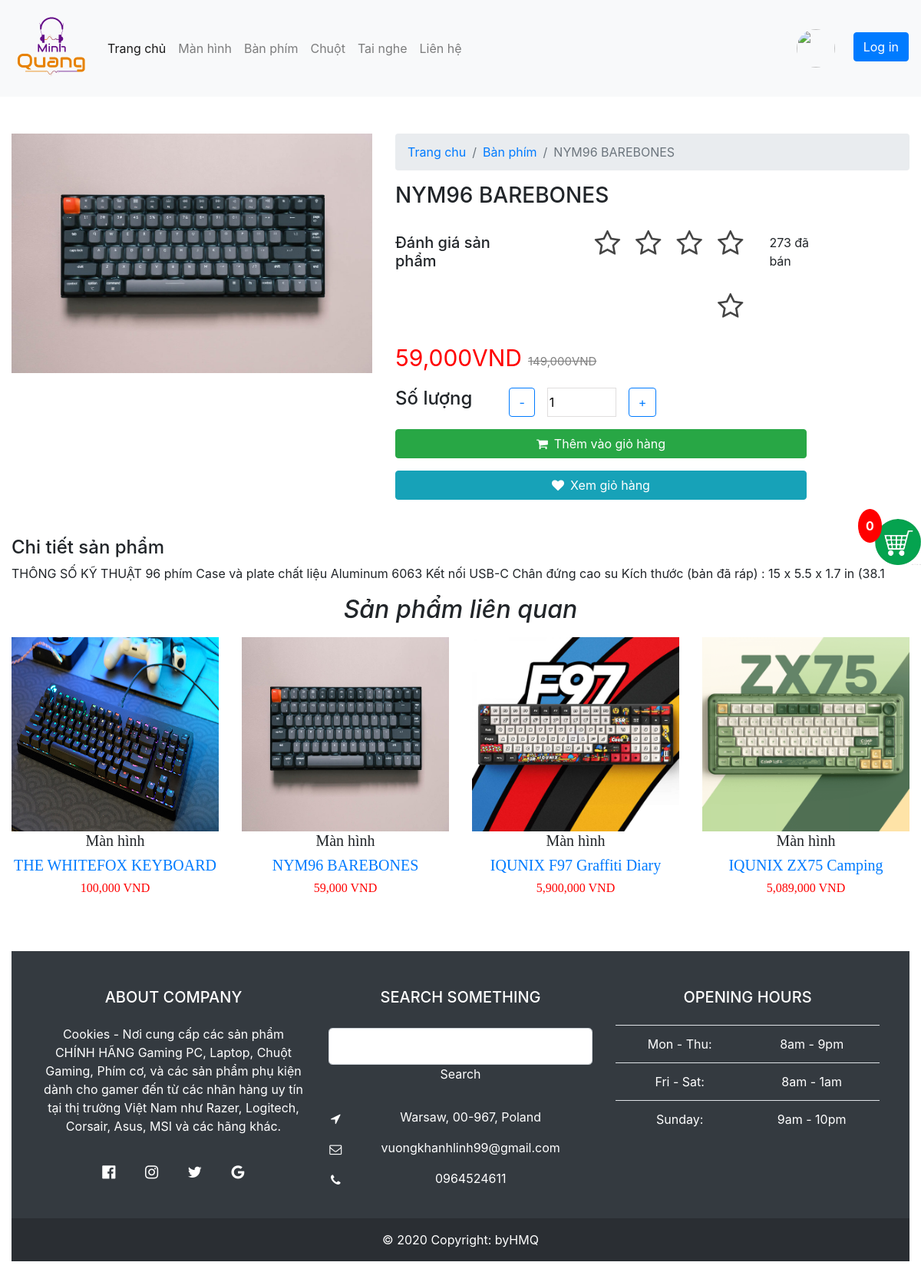
The app's page /detail.php?id=4 with its own data.
### tables this page shows
CREATE TABLE `category` (
  `id` int(11) NOT NULL,
  `name` varchar(100) NOT NULL
);

CREATE TABLE `product` (
  `id` int(11) NOT NULL,
  `title` varchar(250) DEFAULT NULL,
  `price` int(11) DEFAULT NULL,
  `discount` int(11) DEFAULT NULL,
  `category_id` int(11) DEFAULT NULL,
  `thumbnail` varchar(350) DEFAULT NULL,
  `description` varchar(150) DEFAULT NULL,
  `created_at` datetime DEFAULT NULL,
  `updated_at` datetime DEFAULT NULL,
  `deleted` int(11) DEFAULT NULL
);

### Database/dbhelper.php (called while the page is built, shortened)
<?php
function executeResult($sql, $isSingle = false)
{
    $data = null;
    $conn = mysqli_connect(HOST, USERNAME, PASSWORD, DATABASE);
    mysqli_set_charset($conn, 'utf8');
    $resultset = mysqli_query($conn, $sql);
    if ($isSingle) {
        $data = mysqli_fetch_array($resultset, 1);
    } else {
        while (($row = mysqli_fetch_array($resultset, 1)) != null) {
            $data[] = $row;
        }
    }
    return $data;
}

### utils/utility.php (called while the page is built, shortened)
<?php
    function getCookie($key){
        $value = '';
        return trim($value);
    }
    function getUserToken(){
        $token = getCookie('token');
        $sql = "Select * from tokens where token = '$token'";
        $item = executeResult($sql,true);
        return null;
    }
?>

### detail.php (the view, shortened to what this page needs)
<?php
require_once ("layouts/header.php");
$productId = getGet('id');
$sql =  "Select product.*,category.name as category_name from product left join category on product.category_id = category.id where product.id = $productId";
$product  = executeResult($sql,true);
$category_id = $product['category_id'];
$sql = "select product.*,category.name as category_name from product left join category on product.category_id = category_id where product.category_id = $category_id limit 0,4";
$relatedProduct = executeResult($sql);
?>
<div class="container-fluid mt-5 mb-5 ">
    <div class="row">
        <div class="col-md-5">
            <img style="width: 100%;" src="<?=$product['thumbnail']?>" alt="">
        </div>
        <div class="col-md-7">
            <nav aria-label="breadcrumb">
                <ol class="breadcrumb">
                    <li class="breadcrumb-item"><a href="index.php">Trang chu</a></li>
                    <li class="breadcrumb-item"><a
                            href="category.php?id=<?=$product['category_id']?>"><?=$product['category_name']?></a></li>
                    <li class="breadcrumb-item active" aria-current="page"><?=$product['title']?></li>
                </ol>
            </nav>
            <h3 class="mb-2">
                <?=$product['title']?>
            </h3>
            <div class="stars">
                <h5 class="mt-4 mr-4">Đánh giá sản phẩm</h5>
                <form action="">
                    <label class="star star-5" for="star-5"></label>
                    <label class="star star-4" for="star-4"></label>
                    <label class="star star-3" for="star-3"></label>
                    <label class="star star-2" for="star-2"></label>
                    <label class="star star-1" for="star-1"></label>
                </form>
                <p class="mt-4 ml-4">
                    <?=rand(100,400)?> đã bán
                </p>
            </div>
            <div class="price">
                <p style="font-size:30px;color:red;"><?=number_format($product['discount'])?>VND</p>
                <p class="mt-3 ml-2" style="font-size:15px;color:grey;text-decoration:line-through">
                    <?=number_format($product['price'])?>VND
                </p>
            </div>
            <div class="amount">
                <p class="mr-5 h4">Số lượng</p>
                <button onclick="addMoreCart(-1)" type="button"
                    class="minusAmount btn btn-outline-primary mr-3">-</button>
                <input type="number" name="num" id="" value="1"
                    style="max-width: 90px;border: solid #e0dede 1px; border-radius: 0px;" onchange="fixCartNum()"
                    class="amountNumber">
                <button onclick="addMoreCart(1)" type="button"
                    class="btn btn-outline-primary plusAmount ml-3">+</button>
            </div>
            <button onclick="addCart(<?=$product['id']?>,$('[name=num]').val())" style="width: 80%;margin:auto"
                type="button" class="btn btn-success mt-3"><i class="fa fa-shopping-cart mr-2"
                    aria-hidden="true"></i>Thêm vào giỏ
                hàng</button>
            <a href="cart.php"><button style="width: 80%;margin:auto" type="button" class="btn btn-info mt-3"><i
                        class="fa fa-heart mr-2" aria-hidden="true"></i>Xem giỏ hàng</button></a>
        </div>
    </div>
</div>
<div class="container-fluid">
    <h4>Chi tiết sản phẩm </h4>
    <?=$product['description']?>
</div>
<h2 class="text-center mt-3 mb-3 font-italic">Sản phẩm liên quan </h2>
<div class="container-fluid">
    <div class="row">
        <?php
        foreach ($relatedProduct as $item){
            echo '<div class="col-md-4 col-sm-6 col-lg-3 product_item ">
            <a href="detail.php?id='.$item['id'].'"><img style="width:100%; height:70%" src="'.$item['thumbnail'].'" alt=""></a>
            <p style="font-weight; font-family: Calibri;" class="text-center h5 ">'.$item['category_name'].'</p>
            <a href="detail.php?id='.$item['id'].'"><p style="font-weight;font-family: Calibri;"  class="text-center h5">'.$item['title'].'</p></a>
            <p style="font-family: Calibri;color:red ;" class="text-center h6">'.number_format($item['discount']).' VND</p>
                    </div>';
        }
        ?>
    </div>
</div>
<?php
require_once('layouts/footer.php');
?>

### layouts/header.php (shortened to what this page needs)
<?php
require_once('utils/utility.php');
require_once('Database/dbhelper.php');
$user = getUserToken();
$sql =  "select * from category";
$menuItem = executeResult($sql);
?>
<!DOCTYPE html>
<html lang="en">
<head>
    <link rel="stylesheet" href="https://maxcdn.bootstrapcdn.com/font-awesome/4.7.0/css/font-awesome.min.css" />
    <link rel="stylesheet" href="https://stackpath.bootstrapcdn.com/bootstrap/4.3.1/css/bootstrap.min.css"
 />
</head>
<body>
    <nav class="navbar navbar-expand-lg navbar-light bg-light">
        <a class="navbar-brand" href="index.php"><img style="height: 100px;"
                src="./asset/photo/logo_headphone_removebg.png" alt=""></a>
        <div class="collapse navbar-collapse" id="navbarNavAltMarkup">
            <div class="navbar-nav">
                <a class="nav-item nav-link active" href="index.php">Trang chủ </a>
                <?php
               foreach ($menuItem as $item){
                echo '<a class="nav-item nav-link" href="category.php?id='.$item['id'].'">'.$item[  'name'].'</a>';
               }
               ?>
                <a href="contact.php" class="nav-item nav-link">Liên hệ</a>
            </div>
        </div>
        <div class="nav-item d-flex align-items-right">
            <img class="mr-2" style="width: 50px;height:50px;border-radius:80%"
                src="https://cdn4.iconfinder.com/data/icons/small-n-flat/24/user-512.png" alt="">
            <?php
                if($user == null)
                    echo '<a href="admin/authen/login.php"><button class="btn btn-primary mt-1 ml-3">Log in</button></a>';
                else{
                    echo '<a href="profile.php"><button class="btn btn-primary mt-1 ml-3">Profile</button></a>';
                    echo '<a href="admin/authen/logout.php"><button class="btn btn-danger mt-1 ml-3">Log out</button></a>';
                }
            ?>
        </div>
    </nav>

### layouts/footer.php (shortened to what this page needs)
<div class="container-fluid my-5">
    <footer class="text-white text-center text-lg-start bg-dark">
        <div class="container p-4">
            <div class="row mt-4">
                <div class="col-lg-4 col-md-12 mb-4 mb-md-0">
                    <h5 class="text-uppercase mb-4">About company</h5>
                    <p>
                        Cookies - Nơi cung cấp các sản phẩm CHÍNH HÃNG Gaming PC, Laptop, Chuột Gaming, Phím cơ, và
                        các sản phẩm phụ kiện dành cho gamer đến từ các nhãn hàng uy tín tại thị trường Việt Nam như
                        Razer, Logitech, Corsair, Asus, MSI và các hãng khác.
                    </p>
                    <div class="mt-4">
                        <a type="button" class="btn btn-floating  btn-lg"><i class="fa fa-facebook-official"
                                aria-hidden="true"></i></a>
                        <a type="button" class="btn btn-floating  btn-lg"><i class="fa fa-instagram"
                                aria-hidden="true"></i></a>
                        <a type="button" class="btn btn-floating  btn-lg"><i class="fa fa-twitter"
                                aria-hidden="true"></i></a>
                        <a type="button" class="btn btn-floating  btn-lg"><i class="fa fa-google"
                                aria-hidden="true"></i></a>
                    </div>
                </div>
                <div class="col-lg-4 col-md-6 mb-4 mb-md-0">
                    <h5 class="text-uppercase mb-4 pb-1">Search something</h5>
                    <div class="form-outline form-white mb-4">
                        <input type="text" id="formControlLg" class="form-control form-control-lg" />
                        <label class="form-label" for="formControlLg">Search</label>
                    </div>
                    <ul class="fa-ul" style="margin-left: 1.65em;">
                        <li class="mb-3">
                            <span class="fa-li">
                                <i class="fa fa-location-arrow" aria-hidden="true"></i>
                            </span><span class="ms-2">Warsaw, 00-967,
                                Poland</span>
                        </li>
                        <li class="mb-3">
                            <span class="fa-li"><i class="fa fa-envelope-o" aria-hidden="true"></i></span><span
                                class="ms-2">vuongkhanhlinh99@gmail.com</span>
                        </li>
                        <li class="mb-3">
                            <span class="fa-li"><i class="fa fa-phone" aria-hidden="true"></i></span><span
                                class="ms-2">0964524611
                            </span>
                        </li>
                    </ul>
                </div>
                <div class="col-lg-4 col-md-6 mb-4 mb-md-0">
                    <h5 class="text-uppercase mb-4">Opening hours</h5>
                    <table class="table text-center text-white">
                        <tbody class="fw-normal">
                            <tr>
                                <td>Mon - Thu:</td>
                                <td>8am - 9pm</td>
                            </tr>
                            <tr>
                                <td>Fri - Sat:</td>
                                <td>8am - 1am</td>
                            </tr>
                            <tr>
                                <td>Sunday:</td>
                                <td>9am - 10pm</td>
                            </tr>
                        </tbody>
                    </table>
                </div>
            </div>
        </div>
        <div class="text-center p-3" style="background-color: rgba(0, 0, 0, 0.2);">
            © 2020 Copyright:
            <a class="text-white" href="https://mdbootstrap.com/">byHMQ</a>
        </div>
    </footer>
</div>
<?php
$count =0 ;
?>
<a href="cart.php">
    <span class="cart_icon">
        <img src="asset/photo/cart_icon2_rm.png" alt="">
        <span class="cart_count"><?=$count?></span>
    </span>
</a>
</body>
</html>

### detail.php (style rules this page uses)
div.price { display: flex; flex-direction: row; }
div.stars { width: 570px; display: flex; }
label.star { float: right; padding: 10px; font-size: 36px; color: #444; transition: all .2s; }
label.star:before { content: '\f006'; font-family: FontAwesome; }
.product_item img { transition: 0.3s; }
.amount { display: flex; }

### layouts/footer.php (style rules this page uses)
.cart_icon { position: fixed; z-index: 9; top: 40%; right: 0px; }
.cart_icon img { cursor: pointer; margin-right: 0px; width: 60px; }
.cart_icon .cart_count { font-weight: bold; position: absolute; left: -22px; bottom: 29px; background-color: red; color: white; padding: 10px; border-radius: 100%; }

### records on screen
category: name "Màn hình"
category: name "Bàn phím"
category: name "Chuột"
category: name "Tai nghe"
product: thumbnail (picture), category.name "Bàn phím", title "NYM96 BAREBONES", discount "59,000", price "149,000", description "THÔNG SỐ KỸ THUẬT 96 phím Case và plate chất liệu Aluminum 6063 Kết nối USB-C Chân đứng cao su Kích thước (bản đã ráp) : 15 x 5.5 x 1.7 in (38.1", category.name "Màn hình"
product: thumbnail (picture), category.name "Màn hình", title "THE WHITEFOX KEYBOARD", discount "100,000"
product: thumbnail (picture), category.name "Màn hình", title "IQUNIX F97 Graffiti Diary", discount "5,900,000"
product: thumbnail (picture), category.name "Màn hình", title "IQUNIX ZX75 Camping", discount "5,089,000"

### other values on screen
$count "0"
